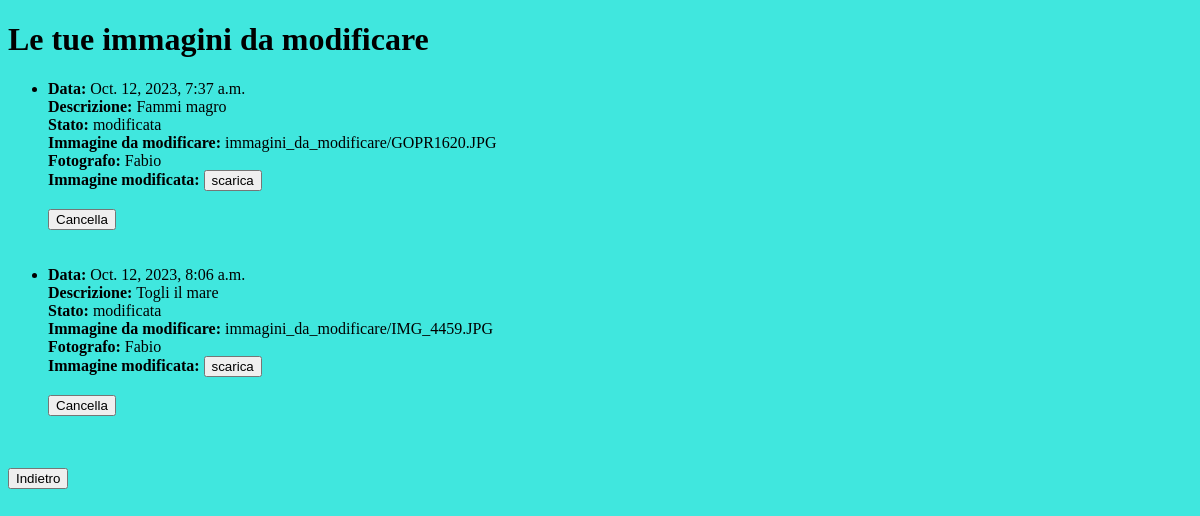
/Gestione/Immagini/ (signed in), run on an earlier commit of the app's database.
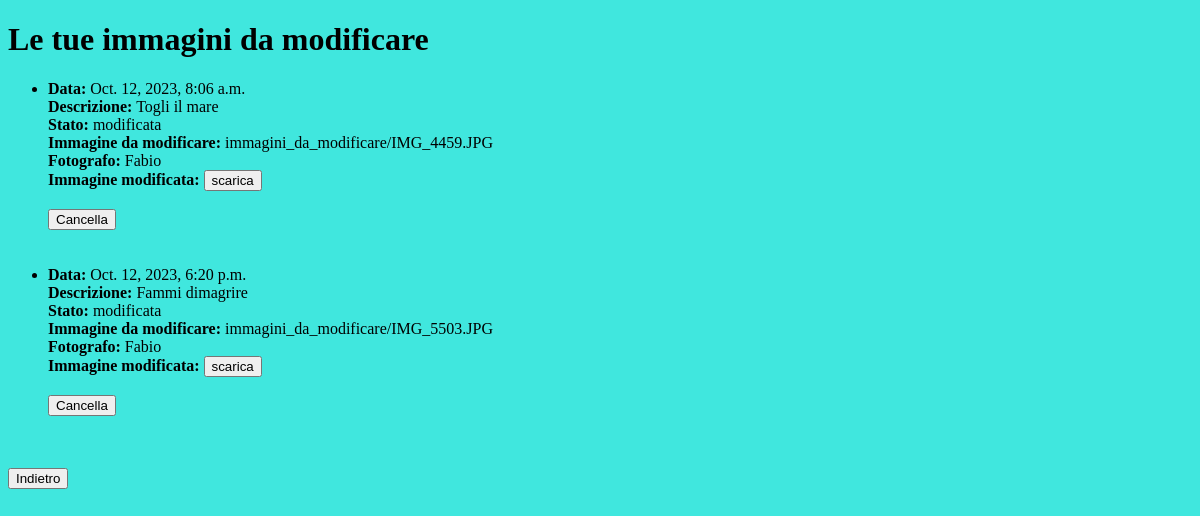
And on a later commit of the database.
### Gestione/models.py (models this page shows, shortened)
class Immagine(models.Model):
    Descrizione = models.CharField(max_length=500)
    immagine = models.ImageField(upload_to='immagini_da_modificare/')
    data_caricamento = models.DateTimeField(auto_now_add=True)
    fotografi = models.ForeignKey(User, on_delete=models.CASCADE,related_name='immagine_fotografi',default=0)
    cliente = models.ForeignKey(User,on_delete=models.CASCADE, related_name='immagine_cliente', default=0)
    stato = models.CharField(max_length=100, default='da modificare')
    foto_modificata = models.ImageField(upload_to='immagini_da_modificare/', blank=True, null=True)

### Gestione/views.py (the view)
# urls.py: path('Immagini/', ImmaginiListView.as_view(), name='immagine-list'),
class ImmaginiListView(LoginRequiredMixin, ListView):
    model = Immagine
    template_name = 'Immagine_list.html'
    context_object_name = 'Immagini'
    def get_queryset(self):
        user = self.request.user
        queryset = Immagine.objects.filter(cliente_id=user)
        return queryset

### templates/Immagine_list.html (shortened to what this page needs)
{% extends 'base.html' %}
{% block content %}
  <h1>Le tue immagini da modificare</h1>
  {% if "cliente" in  user.groups.all.0.name %}
  {% if Immagini %}
    <ul>
      {% for imm in Immagini %}
        <li>
          <strong>Data:</strong> {{ imm.data_caricamento }}<br>
          <strong>Descrizione:</strong> {{imm.Descrizione}}<br>
          <strong>Stato:</strong> {{imm.stato}}<br>
          <strong>Immagine da modificare:</strong> {{imm.immagine}}<br>
          <strong>Fotografo:</strong>{% if imm.fotografi_id == 3 %} giococchiphoto <br> {% elif imm.fotografi_id == 4 %} Fabio <br>
          {% endif %}
          {% if imm.foto_modificata %}
          <strong>Immagine modificata:</strong> <a href="{% url 'scarica_foto_modificata' imm.pk %}" download="{{ immagine.foto_modificata.name }}"><button>scarica</button></a> <br><br>
          {% endif %}
          <form method="GET" action="{% url 'CancellaImmagine' imm.pk %}">
            <button class="pulsante-rosso" type="submit">Cancella</button>
          </form>
          <br>
        </li>
      <br>
      {% endfor %}
    </ul>
  {% else %}
    <p>Nessuna immagine da modificare disponibile.</p>
  {% endif %}
{% endif %}
<a href="{% url 'Loggato' %}"><button>Indietro</button></a>
{% endblock %}

### templates/base.html (shortened to what this page needs)
<!DOCTYPE html>
<html lang="en">
<head>
</head>
<body>
{% block content %}
{% endblock %}
</body>
</html>

### templates/base.html (style rules this page uses)
body { background-color: #40E7DE }

What changed in the data, as far as the page shows it:
removed Immagine: data_caricamento "Oct. 12, 2023, 7:37 a.m.", Descrizione "Fammi magro", stato "modificata", immagine "immagini_da_modificare/GOPR1620.JPG", shows "Fabio"
added Immagine: data_caricamento "Oct. 12, 2023, 6:20 p.m.", Descrizione "Fammi dimagrire", stato "modificata", immagine "immagini_da_modificare/IMG_5503.JPG", shows "Fabio"
